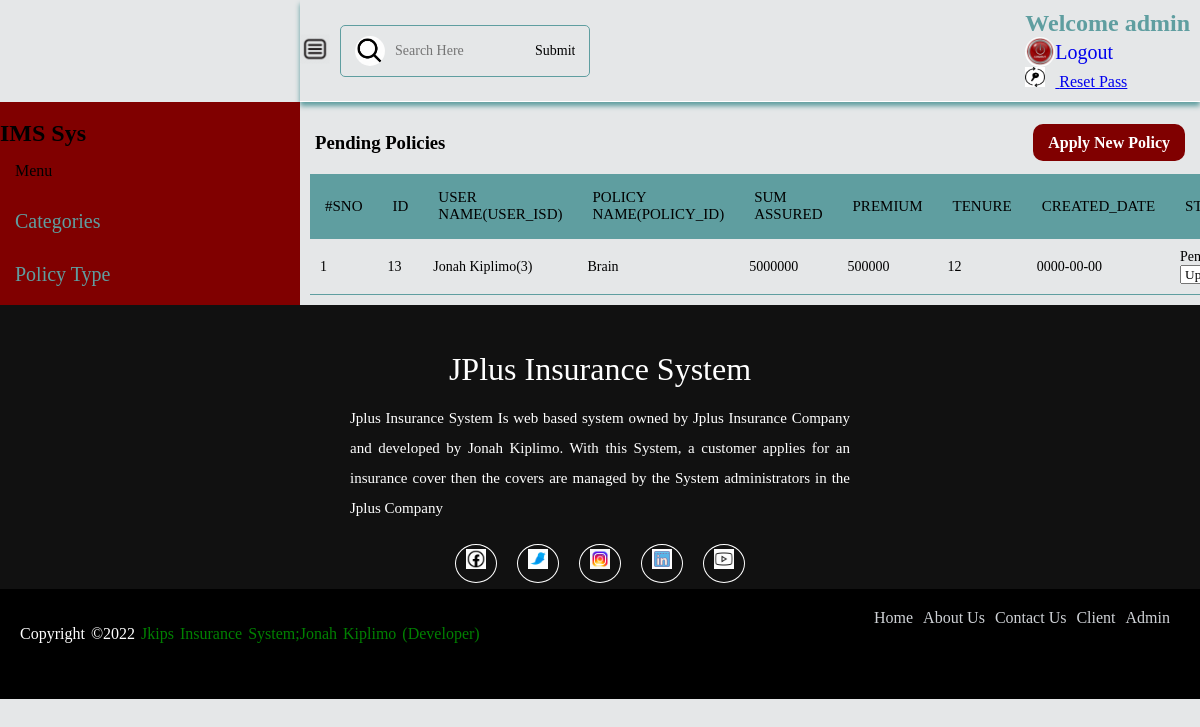
/pending.php (signed in), run on the app's committed database.
### tables this page shows
CREATE TABLE `policy_tbl` (
  `id` int(11) NOT NULL,
  `policy_type` varchar(11) NOT NULL,
  `category_id` int(11) NOT NULL,
  `sum_assured` varchar(255) NOT NULL,
  `user_id` int(11) NOT NULL,
  `premium` int(11) NOT NULL,
  `tenure` int(11) NOT NULL,
  `created_date` date NOT NULL,
  `policy_status` int(11) NOT NULL
);

CREATE TABLE `users` (
  `id` int(11) NOT NULL,
  `name` varchar(255) NOT NULL,
  `email` varchar(255) NOT NULL,
  `mobile` varchar(15) NOT NULL,
  `password` varchar(20) NOT NULL,
  `category_id` int(11) NOT NULL,
  `address` varchar(2000) NOT NULL,
  `birthday` date NOT NULL,
  `role` int(11) NOT NULL
);

CREATE TABLE `policy_type` (
  `id` int(11) NOT NULL,
  `policy_type` varchar(255) NOT NULL
);

### pending.php (the view, shortened to what this page needs)
<?php
require('top.inc.php');
if ($_SESSION['ROLE']==1) {
    $sql="SELECT policy_tbl.*, users.name,policy_type.policy_type,users.id as eid FROM policy_tbl,policy_type, users where policy_tbl.policy_status=1 and policy_tbl.user_id=users.id and policy_tbl.policy_type=policy_type.id  order by policy_tbl.id desc";
}
$res=mysqli_query($con,$sql);
?>
<link rel="stylesheet" type="text/css" href="style.css">
                <div class="table-heads">
                        <h3 class="table-title">Pending Policies</h3>
                        <h4 class="table-link"><a href="add_policy.php">Apply New Policy</a></h4>
                </div>
                <div class="table-stats">
                    <table class="table">
                                <thead>
                                    <tr>
                                            <th width="5%">#SNO</th>
                                            <th width="5%">ID </th>
                                            <th width="20%">User Name(user_isd)</th>
                                            <th width="10%">Policy Name(policy_id)</th>
                                            <th width="15%">Sum Assured</th>
                                            <th width="15%">Premium</th>
                                            <th width="15%">Tenure</th>
                                            <th width="15%">Created_Date</th>
                                            <th width="20%">Status</th>
                                    </tr>
                                </thead>
                                <tbody>
                                    <?php
                                   $i=1;
                                    while ($row=mysqli_fetch_assoc($res)) {
                                     ?>
                                        <tr>
                                            <td><?php echo $i  ?></td>
                                            <td><?php echo $row['id']  ?></td>
                                            <td><?php echo $row['name'] . '('.$row['eid'].')' ?></td>
                                            <td><?php echo $row['policy_type']  ?></td>
                                            <td><?php echo $row['sum_assured']  ?></td>
                                            <td><?php echo $row['premium'] ?></td>
                                            <td><?php echo $row['tenure'] ?></td>
                                            <td><?php echo $row['created_date'] ?></td>
                                            <td>
                                                <?php
                                                if ($row['policy_status']==1) {
                                                    echo "Pending";
                                                }
                                                  if ($_SESSION['ROLE']==1) { ?>
                                                      <select name="" id="" class="form-control" onchange="update_policy_status('<?php echo $row['id']  ?>', this.options[this.selectedIndex].value)">
                                                          <option value="">Update status</option>
                                                      </select>
                                                  <?php } ?>
                                            </td>
                                        </tr>
                                        <?php
                                     $i++; }?>
                                </tbody>
                          </table>
                  </div>
<?php
require('includes/footer.inc.php')
?>

### top.inc.php (shortened to what this page needs)
<!DOCTYPE html>
<html lang="en">
<head>
    <link rel="stylesheet" href="print.css" media="print">
    <link rel="stylesheet" type="text/css" href="style.css" media="screen">
</head>
<body>
<section class="interface">
    <div class="navigation">
        <div class="top_navigation">
            <div>
                <img src="icons/menu.jpg" alt="" style="width:30px; height:30px; ">
            </div>
                <form action="" method="post">
                <div class="search">
                    <img class="img" src="icons/searchicon.png" alt="">
                    <input type="text" name="search" placeholder="Search Here">
                    <input type="submit"    value="Submit" style="cursor:pointer">
                </div>
                </form>
        </div>
        <div class="profile">
            <ul>
                <li>
                    <h2 class="welcome">Welcome <?php echo $_SESSION['USERNAME'].'' ?></h2>
                    </li>
                    <li>
                        <a href="logout.php" class="logout">
                            <img src="icons/logout.jpg" alt="" style="width: 30px; height:30px; border-radius:50%;">Logout
                        </a>
                        <a href="resetpassword.php" >
                            <img src="icons/resetpass.png" alt="" style="width: 20px; height:20px; margin-right:10px;"> Reset Pass
                        </a>
                    </li>
             </ul>
         </div>
    </div>
</section>
<section id="menu" class="menu">
    <div class="logo">
        <h2>IMS Sys</h2>
    </div>
    <div class="items">
        <li class="menu-title">Menu</li>
                <?php  if ($_SESSION['ROLE']==1) { ?>
                <li class="menu-item-dropdown">
                    <a href="index.php">Categories</a>
                </li>
                <li class="menu-item-dropdown">
                    <a href="policy_type.php">Policy Type</a>
                </li>
                <li class="menu-item-dropdown">
                    <a href="user.php">User(s)</a>
                </li>
                <li class="menu-item-dropdown">
                    <a href="policy.php">Manage Policy</a>
                </li>
                <li class="menu-item-dropdown">
                    <a href="policy_history.php">Policy Application History</a>
                </li>
               <?php  }  ?>
    </div>
</section>

### includes/footer.inc.php (shortened to what this page needs)
<footer>
    <div class="footer-content">
        <h3>JPlus Insurance System</h3>
        <p>Jplus Insurance System Is web based system owned by Jplus Insurance Company and developed by Jonah Kiplimo. With this System, a customer applies for an insurance cover then the covers are managed by the System administrators in the Jplus Company</p>
        <ul class="socials">
            <li><a href="#"><img src="gif/facebook-gif.gif" style="width: 20px; height:20px;" alt=""></a></li>
            <li><a href="#"><img src="gif/twitter-gif.gif" style="width: 20px; height:20px;" alt=""></a></li>
            <li><a href="#"><img src="gif/instagram-gif.gif" style="width: 20px; height:20px;" alt=""></a></li>
            <li><a href="#"><img src="gif/linkedin-gif.gif" style="width: 20px; height:20px;" alt=""></a></li>
            <li><a href="#"><img src="gif/youtube-gif.gif" style="width: 20px; height:20px;" alt=""></a></li>
        </ul>
        <div class="footer-bottom">
            <p>copyright &copy;2022 <a href="#">Jkips Insurance System;Jonah Kiplimo (developer)</a></p>
            <div class="footer-menu">
                <ul class="f-menu">
                    <li><a href="#">Home</a></li>
                    <li><a href="#">About Us</a></li>
                    <li><a href="#">Contact Us</a></li>
                    <li><a href="login.php">Client</a></li>
                    <li><a href="login.php">Admin</a></li>
                </ul>
            </div>
        </div>
    </div>
</footer>

### style.css (style rules this page uses)
:root { --body-color:#E5E7E8; --menu-bgcolor:#800000; --text-color-menu:rgb(93, 93, 93); --text-bgcolor-hover:rgba(204, 191, 191, 0.582); --text-bgcolor-light:rgb(165, 162, 162); --border-bottom:rgb(197, 180, 180); }
* { margin: 0; padding: 0;box-sizing: border-box; font-family: ''; }
body { width: 100%; background: var(--body-color); position: relative; }
.logout { display: flex; align-items: center; font-size: 20px; text-decoration: none; }
#menu { background: var(--menu-bgcolor); width: 300px; position: fixed; }
.items li { padding: 15px; list-style: none; }
.items li a { text-decoration: none; cursor: pointer; color: cadetblue; font-size: 20px; }
.interface { width: calc(100% - 300px); margin-left: 300px; }
.navigation { display: flex; align-items: center; justify-content: space-between; border-bottom: 1px solid #fff; box-shadow: 0 4px 5px cadetblue; }
.top_navigation { display: flex; justify-content: center; align-items: center; }
.top_navigation img { margin-right: 10px; }
.search { display: flex; align-items: center; justify-content: center; padding: 10px 14px; border:1px solid cadetblue; border-radius: 5px; }
.search input { outline: none; border:none;font-size: 14px; background: transparent; }
.profile { display: flex; align-items: center; padding: flex-start; padding: 10px; }
.profile li { list-style: none; }
.table-heads { margin-left: 300px; display: flex; justify-content: space-between; align-items: center; margin-top: 20px; padding: 10px 15px 10px 15px; }
.table-heads .table-link a { background: var(--menu-bgcolor); color: #fff; padding: 10px 15px; text-decoration: none; border-radius: 10px; }
.table-stats { width: calc(100% - 300px ); margin-left: 300px; overflow: auto; padding: 10px; border-radius: 10px; }
table { border-collapse: collapse; }
tr { border-bottom: 1px solid cadetblue; }
th { font-size: 15px; text-transform: uppercase; padding: 15px; font-weight: 500; background: cadetblue; text-align: start; }
td { font-size: 14px; padding: 10px ; }
.img { background: var(--body-color); width: 30px; height:30px; border-radius:50%;margin-right: 10px; }

### top.inc.php (style rules this page uses)
.welcome { color: cadetblue; font-size: 20 px; }

### includes/footer.inc.php (style rules this page uses)
footer { position: relative; bottom: 0; left: 0;right: 0; background: #111; height: auto; width: auto; color: #fff; padding-top: 40px; }
.footer-content { display: flex; align-items: center; justify-content: center; flex-direction: column; text-align: center; }
.footer-content h3 { font-size: 2.0rem; line-height: 3rem; font-weight: 500; text-transform: capitalize; }
.footer-content p { max-width: 500px; margin: 10px auto; line-height: 30px; font-size: 15px; color: #fff; text-align: justify; }
ul.socials { display: flex; margin: 1rem; align-items: center; justify-content: center; list-style: none; }
.socials li { margin: 0 10px; }
.socials a { text-decoration: none; color: #fff; border: 1.1px solid white; padding: 10px; border-radius: 50%; }
.socials a img { font-size: 1.1rem; width: 20px; transition: color .4s ease; }
.footer-bottom { background: #000; height: auto; width: 100%; padding: 20px; padding-bottom: 40px; text-align: center; }
.footer-bottom p { font-size: 16px; float: left; word-spacing: 2px; text-transform: capitalize; }
.footer-bottom p a { text-decoration: none; color: green; font-size: 16px; }
.footer-menu { float: right; }
ul.f-menu { display: flex; }
.f-menu li { display: block; padding-right: 10px; }
.footer-menu ul li a { color: #cfd2d6; text-decoration: none; }

### data on the page
policy_tbl: id "13", user.name "Jonah Kiplimo", user "3", policy_type.policy_type "Brain", sum_assured "5000000", premium "500000", tenure "12", created_date "0000-00-00", policy_status "Pending"

### other printed values
$_SESSION['USERNAME'] "admin"
